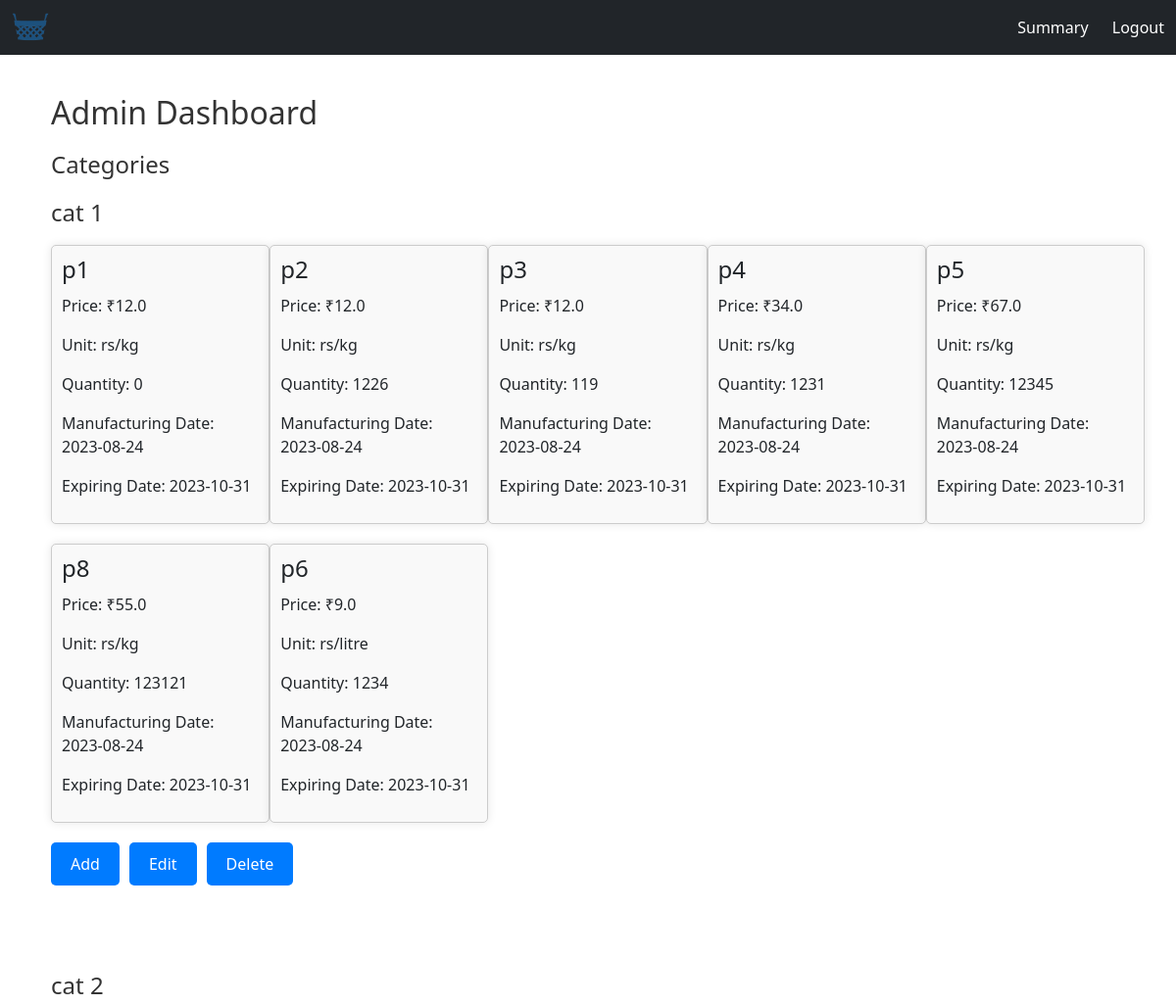
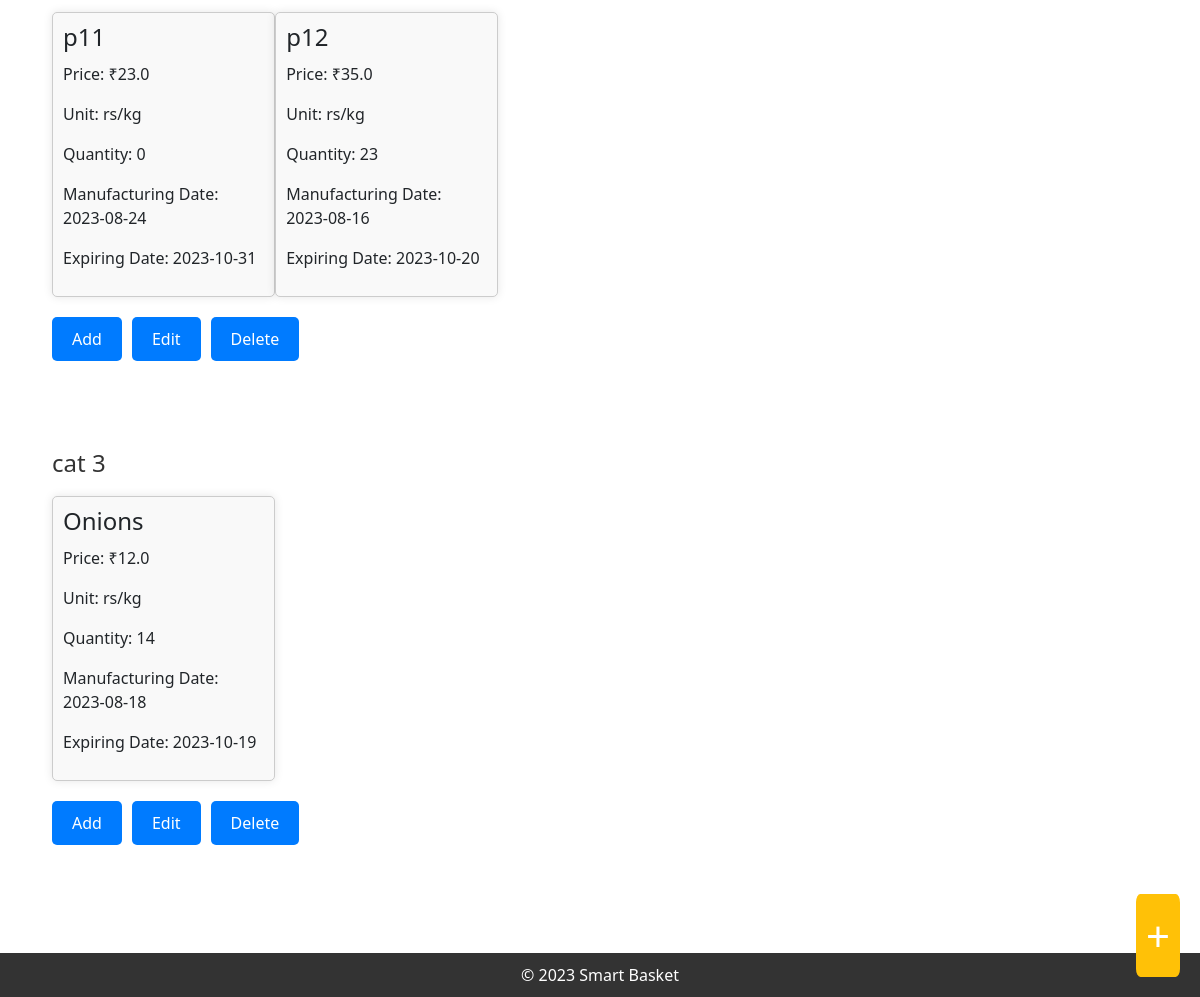
The app's page /admin/dashboard (signed in) with its own data (2 pictures, top to bottom).
### model.py (models this page shows)
class Category(db.Model):
    __tablename__ = 'category'
    category_id = db.Column(db.Integer, primary_key=True)
    category_name = db.Column(db.String(100), nullable=False)
    total_items_sold = db.Column(db.Integer, default=0)
    total_revenue = db.Column(db.Float, default=0.0)

class Product(db.Model):
    __tablename__ = 'product'
    product_id = db.Column(db.Integer, primary_key=True)
    product_name = db.Column(db.String(100), nullable=False)
    price = db.Column(db.Float, nullable=False)
    quantity = db.Column(db.Integer, nullable=False)
    manufacturing_date = db.Column(db.Date, nullable=True)
    expiring_date = db.Column(db.Date, nullable=True)
    product_image = db.Column(db.String)
    unit = db.Column(db.String(20), nullable=False)
    category_id = db.Column(db.Integer, db.ForeignKey("category.category_id"), nullable=False)
    category = db.relationship('Category', backref='products')
    total_items_sold = db.Column(db.Integer, default=0)
    total_revenue = db.Column(db.Float, default=0.0)

### controller.py (the view)
@app.route('/admin/dashboard', methods=['GET'])
def admin_dashboard():
    admin_id = session.get('admin_id')
    if admin_id is None:
        return redirect('/admin/login')
    categories = Category.query.all()
    return render_template('admin_dashboard.html', categories=categories)

### templates/admin_dashboard.html
{% extends "admin_base.html" %}
{% block content %}
<link rel="stylesheet" type="text/css" href="{{ url_for('static', filename='sty.css') }}">
  <div class="container">
    <h2>Admin Dashboard</h2>
    <a href="/admin/add_category" class="plus-button">+</a>
    <h3>Categories</h3>
    <ul>
      {% for category in categories %}
        <li>
          <h3>{{ category.category_name }}</h3>
          <div class="products-container">
            {% if category.products %}
              <div class="clearfix">
                {% for product in category.products %}
                  <div class="product-container" style="width: 20%; padding: 10px; float: left;">
                    <h4>{{ product.product_name }}</h4>
                    <p>Price: ₹{{ product.price }}</p>
                    <p>Unit: {{ product.unit }}</p>
                    <p>Quantity: {{ product.quantity }}</p>
                    <p>Manufacturing Date: {{ product.manufacturing_date }}</p>
                    <p>Expiring Date: {{ product.expiring_date }}</p>
                  </div>
                {% endfor %}
              </div>
            {% else %}
              <p>No products created.</p>
            {% endif %}
          </div>
          <div class="buttons-container">
            <button class="action-button" id="add-button" onclick="window.location.href='/admin/add_product/{{ category.category_id }}'">Add</button>
            <button class="action-button" id="edit-button" onclick="window.location.href='/admin/edit_category/{{ category.category_id }}'">Edit</button>
            <form action="{{ url_for('delete_category', category_id=category.category_id) }}" method="POST">
                <button class="action-button" type="submit" id="delete-button">Delete</button>
            </form>
        </div>
        </li>
        <br>
        <br>
      {% endfor %}
    </ul>
  </div>
{% endblock %}

### static/sty.css (style rules this page uses)
.container { margin: 20px; }
h2 { color: #333; }
.plus-button { position: fixed; bottom: 20px; right: 20px; font-size: 42px; text-decoration: none; color: #fff; background-color: #ffc107; padding: 10px; border-radius: 10%; }
h3 { margin-top: 20px; font-size: 1.5em; color: #333; }
ul { list-style: none; padding: 0; }
li { margin-bottom: 20px; }
.product-container { border: 1px solid #ccc; padding: 10px; border-radius: 5px; background-color: #f9f9f9; box-shadow: 0 0 10px rgba(0, 0, 0, 0.1); margin: 10px; }
.product-container h4 { margin: 0 0 10px; }
.action-button { padding: 10px 20px; margin-right: 10px; background-color: #007bff; color: #fff; border: none; border-radius: 5px; cursor: pointer; }
.buttons-container { margin-top: 10px; display: flex; }
.clearfix::after { content: ""; clear: both; display: table; }
.product-container { border: 1px solid #ccc; padding: 10px; border-radius: 5px; background-color: #f9f9f9; box-shadow: 0 0 10px rgba(0, 0, 0, 0.1); margin: 10px 0; }

### records on screen
Category: category_name "cat 1"
Product: product_name "p1", price "12.0", unit "rs/kg", quantity "0", manufacturing_date "2023-08-24", expiring_date "2023-10-31"
Product: product_name "p2", price "12.0", unit "rs/kg", quantity "1226", manufacturing_date "2023-08-24", expiring_date "2023-10-31"
Product: product_name "p3", price "12.0", unit "rs/kg", quantity "119", manufacturing_date "2023-08-24", expiring_date "2023-10-31"
Product: product_name "p4", price "34.0", unit "rs/kg", quantity "1231", manufacturing_date "2023-08-24", expiring_date "2023-10-31"
Product: product_name "p5", price "67.0", unit "rs/kg", quantity "12345", manufacturing_date "2023-08-24", expiring_date "2023-10-31"
Product: product_name "p8", price "55.0", unit "rs/kg", quantity "123121", manufacturing_date "2023-08-24", expiring_date "2023-10-31"
Product: product_name "p6", price "9.0", unit "rs/litre", quantity "1234", manufacturing_date "2023-08-24", expiring_date "2023-10-31"
Category: category_name "cat 2"
Product: product_name "p11", price "23.0", unit "rs/kg", quantity "0", manufacturing_date "2023-08-24", expiring_date "2023-10-31"
Product: product_name "p12", price "35.0", unit "rs/kg", quantity "23", manufacturing_date "2023-08-16", expiring_date "2023-10-20"
Category: category_name "cat 3"
Product: product_name "Onions", price "12.0", unit "rs/kg", quantity "14", manufacturing_date "2023-08-18", expiring_date "2023-10-19"
